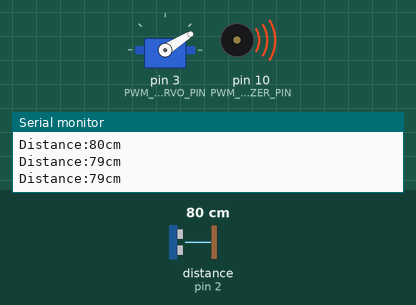
The sketch below on a simulated Arduino Uno, built with avr-gcc and run on an emulated ATmega328P. Shown: servo, buzzer (waves = sounding), the last lines printed to the serial monitor. Wiring (inferred from the names in the program): ultrasonic range finder: trigger pin 7; echo pin 2. The inputs (shaded band) are chosen by the test bench; at power-on: distance to the obstacle (sensor on pin 2) 80 cm. The echo pulse lasts 58.3 µs per cm.

Above: at 1.2 s.
1.3 s: distance to the obstacle (sensor on pin 2) set to 2 cm
At 2.4 s:
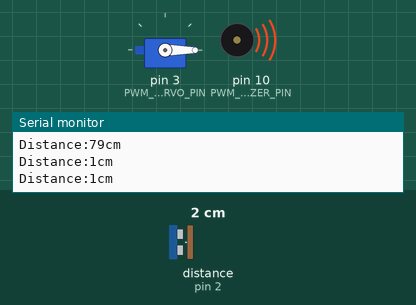
3.1 s: distance to the obstacle (sensor on pin 2) set to 120 cm
At 4.1 s:
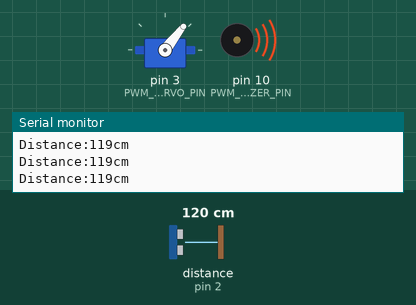
4.7 s: distance to the obstacle (sensor on pin 2) set to 250 cm
At 5.5 s:
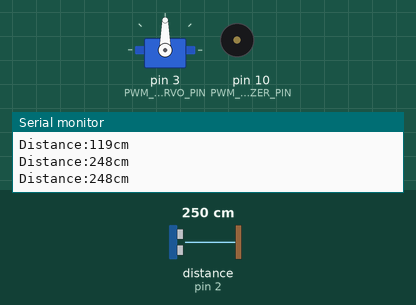
6.3 s: distance to the obstacle (sensor on pin 2) set to 192 cm
At 7.7 s:
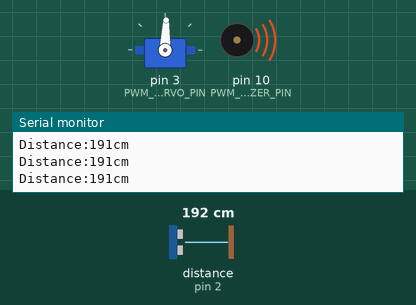
8.0 s: distance to the obstacle (sensor on pin 2) set to 4 cm
At 9.1 s:
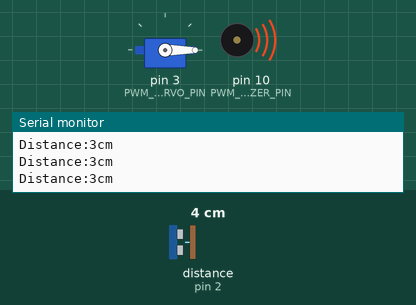
9.6 s: distance to the obstacle (sensor on pin 2) set to 299 cm
At 11.1 s:
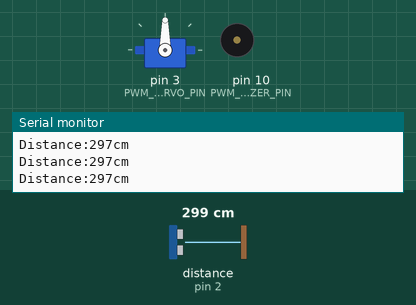
Timing chart, 0 to 12.2 s (numbered marks = the images above; inputs shaded):
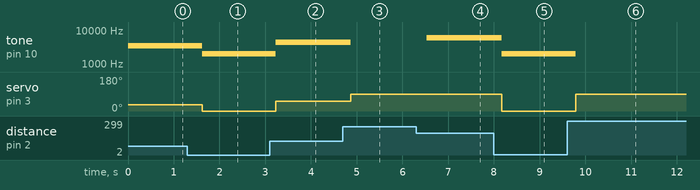

Measured:
- after the input at 1.3 s, tone on pin 10 (PWM_BUZZER_PIN): 3422 Hz → 2000 Hz after 0.32 s; servo on pin 3 (PWM_SERVO_PIN): 32° → 0° after 0.32 s
- after the input at 3.1 s, tone on pin 10 (PWM_BUZZER_PIN): 2000 Hz → 4311 Hz after 0.13 s; servo on pin 3 (PWM_SERVO_PIN): 0° → 52° after 0.13 s
- after the input at 4.7 s, tone on pin 10 (PWM_BUZZER_PIN): 4311 Hz → silent after 0.17 s; servo on pin 3 (PWM_SERVO_PIN): 52° → 90° after 0.17 s
- after the input at 6.3 s, tone on pin 10 (PWM_BUZZER_PIN): silent → 5911 Hz after 0.23 s; servo on pin 3 (PWM_SERVO_PIN): 90° → 88° after 0.23 s
- after the input at 8.0 s, tone on pin 10 (PWM_BUZZER_PIN): 5911 Hz → 2000 Hz after 0.17 s; servo on pin 3 (PWM_SERVO_PIN): 88° → 0° after 0.17 s
- after the input at 9.6 s, tone on pin 10 (PWM_BUZZER_PIN): 2000 Hz → silent after 0.19 s; servo on pin 3 (PWM_SERVO_PIN): 0° → 90° after 0.19 s

The sketch:

main.ino
```cpp
#define FIRMWARE_VERSION "v.2.0"

/*
This code uses an ultrasonic sensor to receive a distance measurement.
It then uses that measurement to move a servo from 0 to 90 degrees.
0 degrees corresponds to 15 cm and 90 degrees corresponds to 195 cm.
Anything below or above the limits will correspond to 0 and 90 degrees respectively.

The second integration is with a buzzer which changes the tone depending on the
distance. This range can be changed, but initially it is from 2000 to 6000 Hz.
If there is not object in sight the buzzer will remain silent.

The acronym US refers to "Ultrasonic"
*/

#include "headers\ultrasonic-sensor.h" //Including custom library
#include <Servo.h>

#define UART_BAUDRATE 9600
#define US_REFRESH_RATE 400 //Refresh rate in ms

//Pins on Arduino UNO
#define US_TRIG_PIN 7
#define US_ECHO_PIN 2

#define PWM_SERVO_PIN 3

#define PWM_BUZZER_PIN 10

//MAX and MIN distances (cm)
#define MIN_DIST 15
#define MAX_DIST 195

//MAX and MIN frequencies (Hz)
#define MIN_FREQ 2000
#define MAX_FREQ 6000

//Creating objects (with funny name)
Servo clanker;
US_Sensor spook(US_TRIG_PIN);

//Initialising variables
unsigned long Distance;
int ServoPos;
int BuzzerFreq;

void setup() {
  Serial.begin(UART_BAUDRATE);

  //Pin setup
  spook.Setup_Echo_Pin(US_ECHO_PIN); //Setting up shared Echo pin for US sensors
  clanker.attach(PWM_SERVO_PIN);
  pinMode(PWM_BUZZER_PIN, OUTPUT);
}

void loop() {
  //Receiving a distance measurement from ultrasonic sensor
  Distance = spook.Get_Distance_CM();

  //Implementation of servo and buzzer
  if (Distance >= MIN_DIST && Distance <= MAX_DIST){ // Between min and max distances
    ServoPos = (Distance-MIN_DIST)/2;
    BuzzerFreq = map(Distance, MIN_DIST, MAX_DIST, MIN_FREQ, MAX_FREQ);

    //Setting buzzer frequency
    tone(PWM_BUZZER_PIN, BuzzerFreq);
  }
  else if (Distance > MAX_DIST){ // Above max distance
    ServoPos = (MAX_DIST-MIN_DIST)/2;
    noTone(PWM_BUZZER_PIN);
  }
  else { // Below min distance or else
    ServoPos = 0;
    BuzzerFreq = MIN_FREQ;

    //Setting buzzer frequency
    tone(PWM_BUZZER_PIN, BuzzerFreq);
  }

  //Setting servo position
  clanker.write(ServoPos);

  //Printing information to serial monitor
  Serial.print("Distance:");
  Serial.print(Distance);
  Serial.print("cm\n\r");

  /*
  Serial.print("Servo Position:");
  Serial.print(ServoPos);
  Serial.print(" degrees\n\r");
  Serial.print("Buzzer frequency:");
  Serial.print(BuzzerFreq);
  Serial.print("Hz\n\r\n");
*/
  //Refresh rate of the circuit
  delay(US_REFRESH_RATE);
}
```

ultrasonic-sensor.h
```cpp
#ifndef ULTRASOUND_SENSOR_H
#define ULTRASOUND_SENSOR_H

class US_Sensor
{
private:
	//Internal trigger pin number
	int _TrigPin;

	//static variables
	static int _EchoPin;
	static US_Sensor* ActiveSensor;

	//Ultrasonic sensor variables
	volatile unsigned long EchoStart = 0;
	volatile unsigned long EchoDuration = 0;
	volatile bool EchoComplete = false;

	//internal functions
	static void Echo_ISR();
	void Handle_Interrupt();

public:
	US_Sensor(int TrigPin);
	static bool Setup_Echo_Pin(int EchoPin);
	unsigned long Get_Distance_CM(void);
};
#endif
```

ultrasonic-sensor.cpp
```cpp
#define FIRMWARE_VERSION "v.2.1"

/*
The function, Get_Distance, uses the HCSR04 ultrasonic sensor to output a distance measurement.
It outputs a integer of units in cm.

To create an object of US_Sensor one must provide a trigger pin number.
The function, Setup_Echo_Pin, requires an input pin number corresponding to the echo pin.
After that, <object>.Get_Distance_CM() can be used to return the distance as an unsigned long in cm.
*/

#include "headers\ultrasonic-sensor.h"
#include <Arduino.h>

//Defining constants
#define WRITE_DELAY 5
#define TRIG_PULSE_LENGTH 10 //Specified in datasheet
#define HALF_SPD_SOUND 171
#define MAG_SHIFT 10000
#define PULSE_TIMEOUT 30000UL //Timeout in us. Max recordable distance ~400 cm

US_Sensor* US_Sensor::ActiveSensor = nullptr;
int US_Sensor::_EchoPin = 0;

//Setup
US_Sensor::US_Sensor(int TrigPin){
  //Setting pins
  _TrigPin = TrigPin;
  pinMode(_TrigPin, OUTPUT);
}

bool US_Sensor::Setup_Echo_Pin(int EchoPin){
  _EchoPin = EchoPin;
  pinMode(_EchoPin, INPUT);
  int PinCheck = digitalPinToInterrupt(_EchoPin);
  //Interrupt pin
  if (PinCheck != NOT_AN_INTERRUPT){ // Checking if EchoPin is vaolid
    attachInterrupt(digitalPinToInterrupt(_EchoPin), Echo_ISR, CHANGE);
    return 1;
  }
  return 0;
}

//Internal interrupt functions
void US_Sensor::Echo_ISR(void) //Call interrupt with active sensor
{
    if (ActiveSensor)
        (*ActiveSensor).Handle_Interrupt();
}

void US_Sensor::Handle_Interrupt(void) {
  //Serial.println("ISR");
  //Checks for High input
  if (digitalRead(_EchoPin)) { // Same as ==HIGH
    EchoStart = micros();
  }
  else { //If LOW set duration to the difference in time
    EchoDuration = micros() - EchoStart;
    EchoComplete = true;
  }
}

//Getting distance function
unsigned long US_Sensor::Get_Distance_CM(void){
  //Setting variables
  unsigned long Distance;
  unsigned long SendTime;
  ActiveSensor = this; //ARM this sensor
  EchoComplete = false;

  //Sending trig pulse
  digitalWrite(_TrigPin, LOW);
  delayMicroseconds(WRITE_DELAY);
  digitalWrite(_TrigPin, HIGH);
  delayMicroseconds(TRIG_PULSE_LENGTH);
  digitalWrite(_TrigPin, LOW);

  //Wait for echo
  SendTime = micros();
  while (!EchoComplete){
    if (micros() - SendTime>= PULSE_TIMEOUT){
      //Out of range. Use timeout as echo pulse
      EchoComplete = true;
      return 0;
    }
  }

  //Converting echo pulse duration to cm
  Distance = (EchoDuration*HALF_SPD_SOUND)/MAG_SHIFT;

  return Distance;
}
```
